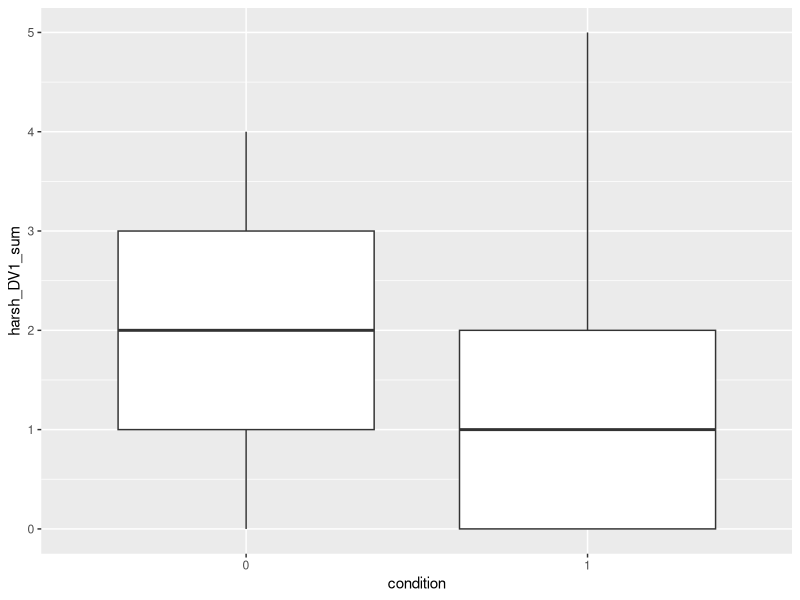
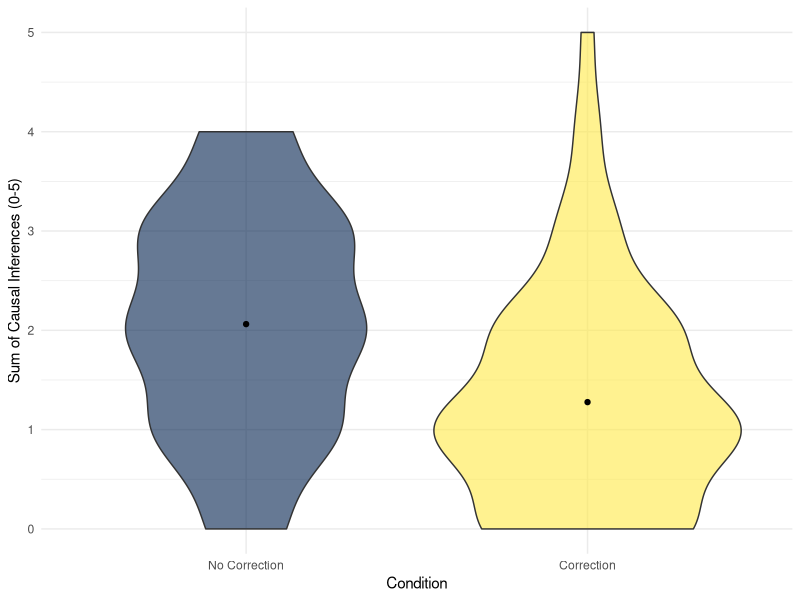
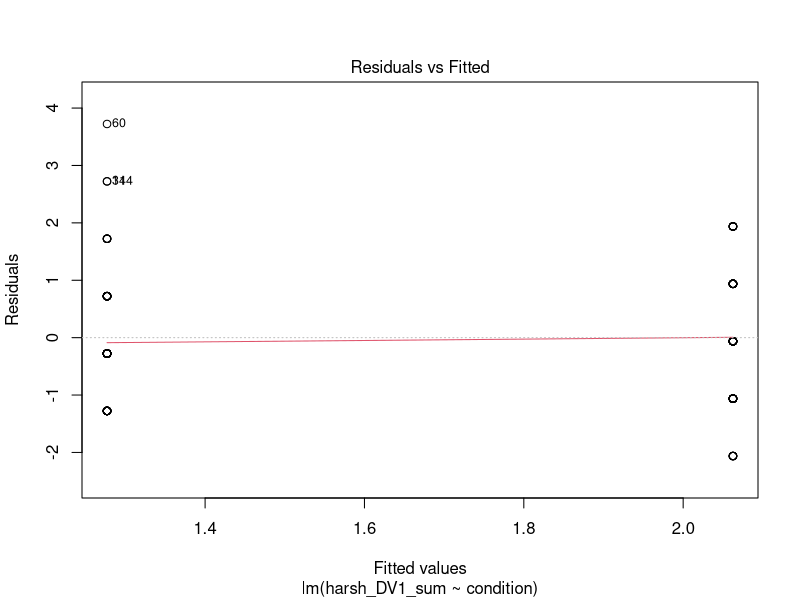
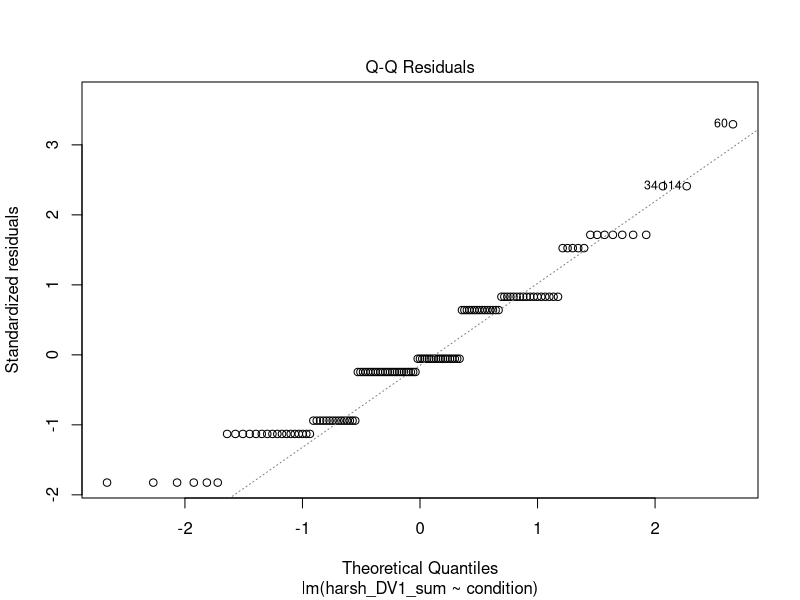
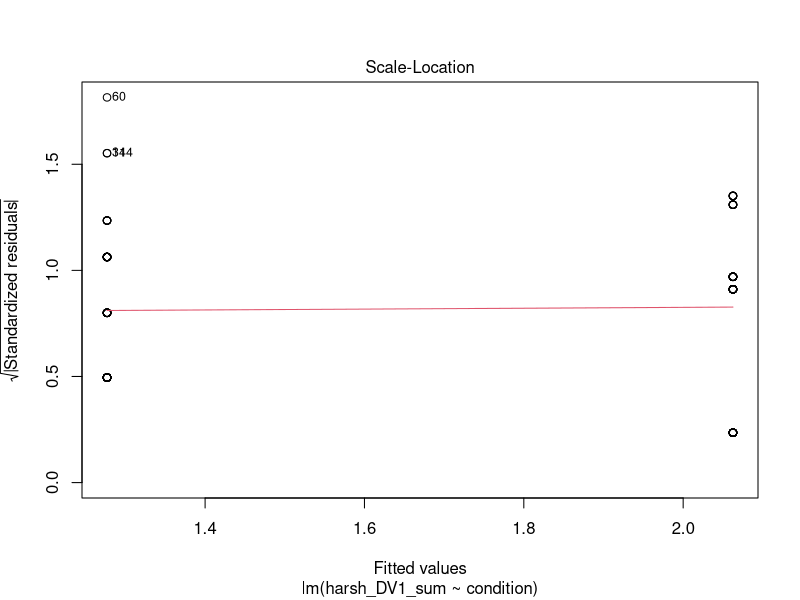
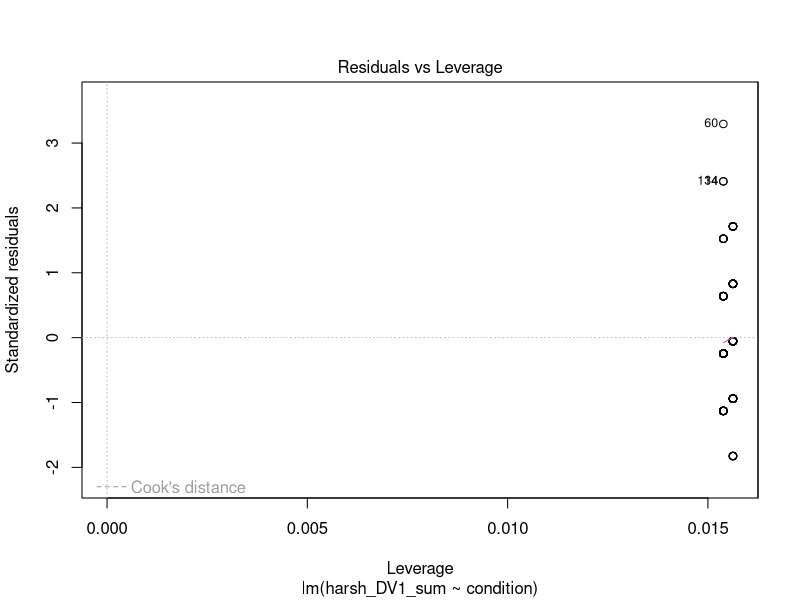
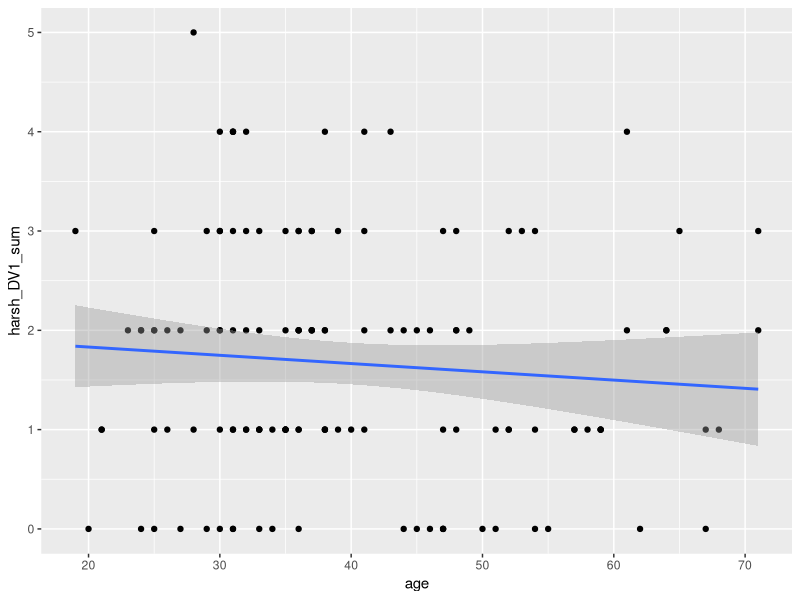
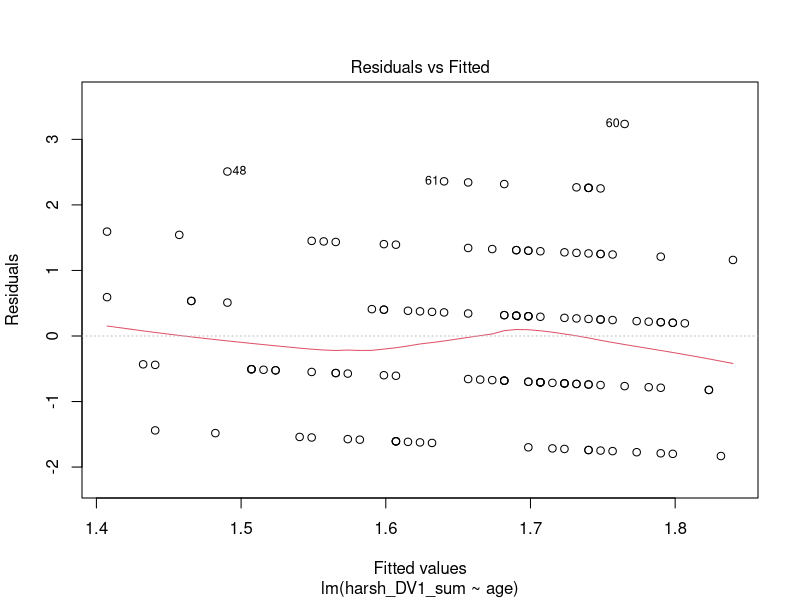

Generate these figures, in order, with R:
## ---- chunk 1
# load packages you need for these tasks
library(tidyverse)

# Load data for this task
zhang_data <- read_csv("data/Zhang_data.csv") %>% 
  mutate(condition = as.factor(condition))
## ---- chunk 2
zhang_data %>% 
  ggplot(aes(x = condition, y = harsh_DV1_sum)) + 
  geom_boxplot()
## ---- chunk 3
zhang_data %>% 
  ggplot(aes(x = condition, y = harsh_DV1_sum, fill = condition)) + 
  geom_violin(alpha = .6, trim = TRUE) +
  stat_summary(fun = "mean", geom = "point") +
  stat_summary(fun.data = "mean_cl_normal", geom = "errorbar", width = .1) +
  scale_fill_viridis_d(option = "E") +
  scale_y_continuous(name = "Sum of Causal Inferences (0-5)") +
  scale_x_discrete(name = "Condition", label = c("No Correction", "Correction")) + 
  guides(fill = FALSE) + 
  theme_minimal()
## ---- chunk 4
lm_condition <- lm(harsh_DV1_sum ~ condition, data = zhang_data)
## ---- chunk 5
lm_condition
## ---- chunk 6
summary(lm_condition)
## ---- chunk 7
confint(lm_condition)
## ---- chunk 8
plot(lm_condition)
## ---- chunk 9
zhang_data %>% 
  ggplot(aes(x = age, y = harsh_DV1_sum)) + 
  geom_point() + 
  geom_smooth(method = "lm") # add a line of best fit using linear regression
## ---- chunk 10
lm_age <- lm(harsh_DV1_sum ~ age, data = zhang_data)

summary(lm_age)
## ---- chunk 11
confint(lm_age)
## ---- chunk 12
zhang_data <- zhang_data %>% 
  mutate(age_center = age - mean(age))

lm_age_centre <- lm(harsh_DV1_sum ~ age_center, data = zhang_data)

summary(lm_age_centre)
## ---- chunk 13
plot(lm_age)
## ---- chunk 14
zhang_data %>% 
  ggplot(aes(x = condition, y = harsh_DV1_sum, fill = condition)) + 
  geom_violin(alpha = .6, trim = TRUE) +
  stat_summary(fun = "mean", geom = "point") +
  stat_summary(fun.data = "mean_cl_normal", geom = "errorbar", width = .1) +
  scale_fill_viridis_d(option = "E") +
  scale_y_continuous(name = "Sum of Causal Inferences (0-5)") +
  scale_x_discrete(name = "Condition", label = c("No Correction", "Correction")) + 
  guides(fill = FALSE) + 
  theme_minimal()
